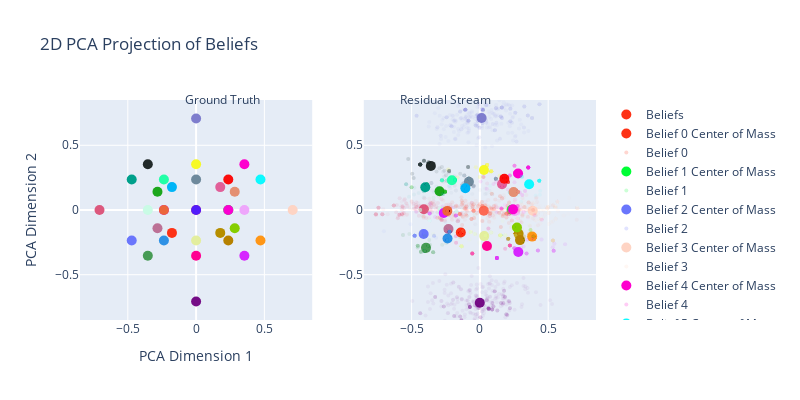

Notebook cell for this chart:
### Code cell
# Transform the ground truth beliefs
beliefs_2d = vis_pca.transform(list(msp_belief_index.keys()))
colors = px.colors.qualitative.Light24 + px.colors.qualitative.Dark24 + px.colors.qualitative.Plotly

# Create a subplot with two scatter plots
fig = make_subplots(rows=1, cols=2, specs=[[{'type': 'scatter'}, {'type': 'scatter'}]])

# Plot the ground truth beliefs on the left
fig.add_trace(go.Scatter(x=beliefs_2d[:, 0], y=beliefs_2d[:, 2],
                         mode='markers',
                         marker=dict(size=10, color=[colors[i] for i in list(msp_belief_index.values())], opacity=1),
                         name=f'Beliefs'),
              row=1, col=1)

# Calculate and plot the centers of mass of the belief predictions on the right
for belief in msp_belief_index.keys():
    b = msp_belief_index[belief]
    relevant_indices = np.where(transformer_input_belief_indices_flattened == b)[0]
    relevant_data = belief_predictions_pca[relevant_indices]
    if len(relevant_data) > 0:
        centers_of_mass = np.mean(relevant_data, axis=0)
        fig.add_trace(go.Scatter(x=[centers_of_mass[0]], y=[centers_of_mass[2]],
                                 mode='markers',
                                 marker=dict(size=10, color=colors[b], opacity=1),
                                 name=f'Belief {b} Center of Mass'),
                      row=1, col=2)
        fig.add_trace(go.Scatter(x=relevant_data[:, 0], y=relevant_data[:, 2],
                                 mode='markers',
                                 marker=dict(size=4, color=colors[b], opacity=.05),
                                 name=f'Belief {b}'),
                      row=1, col=2)

# set x and y lime to -.75 to .75
fig.update_xaxes(range=[-.85, .85], row=1, col=2)
fig.update_yaxes(range=[-.85, .85], row=1, col=2)
fig.update_xaxes(range=[-.85, .85], row=1, col=1)
fig.update_yaxes(range=[-.85, .85], row=1, col=1)
# Update layout
fig.update_layout(title='2D PCA Projection of Beliefs',
                  xaxis_title='PCA Dimension 1', yaxis_title='PCA Dimension 2',
                  width=800, height=400,
                  annotations=[
                      dict(text="Ground Truth", x=0.2, y=1.05, showarrow=False, xref="paper", yref="paper"),
                      dict(text="Residual Stream", x=0.8, y=1.05, showarrow=False, xref="paper", yref="paper")
                  ])
